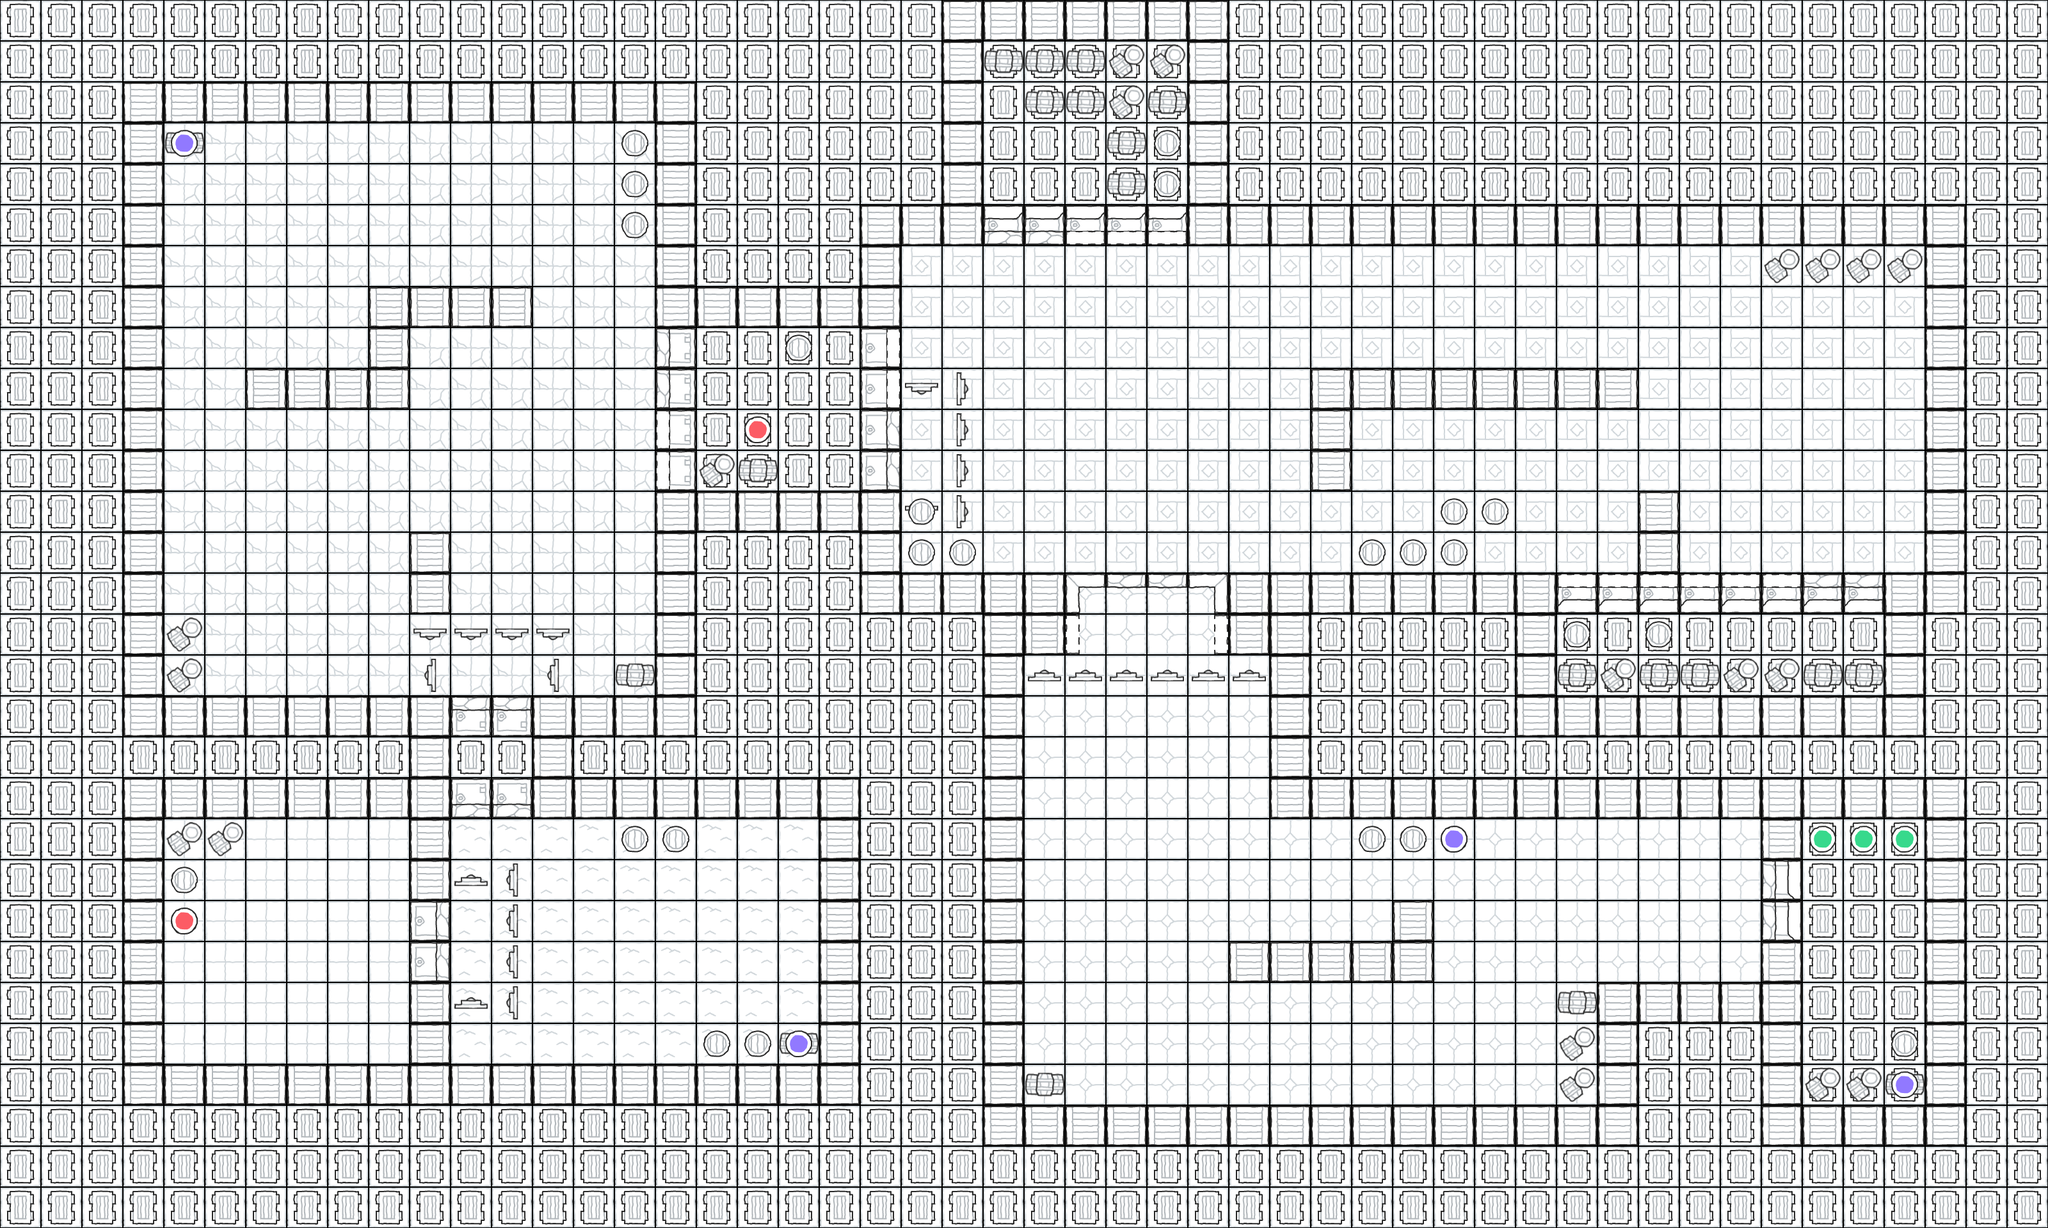

This is a level from a 2D game, rendered from its Tiled map with the project's own tilesets. A one-line summary and the map file follow, with tile-layer data summarised:
An orthogonal 50x30 tile map with 64x64 px tiles, 30 tile layers (floor_tex, grass_tex, all_tex, corridor, ...).

<map version="1.10" tiledversion="1.11.2" orientation="orthogonal" renderorder="right-down" width="50" height="30" tilewidth="64" tileheight="64" infinite="0" nextlayerid="39" nextobjectid="1">
 <tileset firstgid="1" source="texture_arc.tsx" />
 <layer id="1" name="floor_tex" width="50" height="30">
  <data>[1500 cells, 1500 non-empty, 2 distinct tile ids]</data>
 </layer>
 <layer id="3" name="grass_tex" width="50" height="30">
  <data>[1500 cells, 147 non-empty, 4 distinct tile ids]</data>
 </layer>
 <layer id="9" name="all_tex" width="50" height="30">
  <data>[1500 cells, 16 non-empty, 4 distinct tile ids]</data>
 </layer>
 <layer id="21" name="corridor" width="50" height="30">
  <data>[1500 cells, 34 non-empty, 1 distinct tile ids]</data>
 </layer>
 <layer id="32" name="limitations for enemies" width="50" height="30">
  <data>[1500 cells, 218 non-empty, 1 distinct tile ids]</data>
 </layer>
 <layer id="19" name="finish" width="50" height="30">
  <data>[1500 cells, 21 non-empty, 1 distinct tile ids]</data>
 </layer>
 <layer id="2" name="wall_tex" width="50" height="30">
  <data>[1500 cells, 308 non-empty, 4 distinct tile ids]</data>
 </layer>
 <layer id="14" name="protection_from_enemies" width="50" height="30">
  <data>[1500 cells, 855 non-empty, 4 distinct tile ids]</data>
 </layer>
 <layer id="20" name="start" width="50" height="30">
  <data>[1500 cells, 36 non-empty, 1 distinct tile ids]</data>
 </layer>
 <layer id="18" name="level_four" width="50" height="30">
  <data>[1500 cells, 146 non-empty, 1 distinct tile ids]</data>
 </layer>
 <layer id="17" name="level_tree" width="50" height="30">
  <data>[1500 cells, 200 non-empty, 1 distinct tile ids]</data>
 </layer>
 <layer id="16" name="level_two" width="50" height="30">
  <data>[1500 cells, 168 non-empty, 1 distinct tile ids]</data>
 </layer>
 <layer id="10" name="wall_coll" width="50" height="30">
  <data>[1500 cells, 308 non-empty, 3 distinct tile ids]</data>
 </layer>
 <layer id="38" name="stop_game_win" width="50" height="30">
  <data>[1500 cells, 3 non-empty, 1 distinct tile ids]</data>
 </layer>
 <layer id="15" name="level_one" width="50" height="30">
  <data>[1500 cells, 54 non-empty, 1 distinct tile ids]</data>
 </layer>
 <layer id="22" name="level_one_close" width="50" height="30">
  <data>[1500 cells, 4 non-empty, 1 distinct tile ids]</data>
 </layer>
 <layer id="23" name="level_two_close" width="50" height="30">
  <data>[1500 cells, 4 non-empty, 1 distinct tile ids]</data>
 </layer>
 <layer id="24" name="level_tree_close" width="50" height="30">
  <data>[1500 cells, 4 non-empty, 1 distinct tile ids]</data>
 </layer>
 <layer id="25" name="level_four_close" width="50" height="30">
  <data>[1500 cells, 4 non-empty, 1 distinct tile ids]</data>
 </layer>
 <layer id="27" name="level_start_one" width="50" height="30">
  <data>[1500 cells, 6 non-empty, 1 distinct tile ids]</data>
 </layer>
 <layer id="28" name="level_start_two" width="50" height="30">
  <data>[1500 cells, 6 non-empty, 1 distinct tile ids]</data>
 </layer>
 <layer id="29" name="level_start_tree" width="50" height="30">
  <data>[1500 cells, 6 non-empty, 1 distinct tile ids]</data>
 </layer>
 <layer id="30" name="level_start_four" width="50" height="30">
  <data>[1500 cells, 6 non-empty, 1 distinct tile ids]</data>
 </layer>
 <layer id="5" name="chest_tree_tex" width="50" height="30">
  <data>[1500 cells, 20 non-empty, 1 distinct tile ids]</data>
 </layer>
 <layer id="6" name="chest_two_tex" width="50" height="30">
  <data>[1500 cells, 19 non-empty, 1 distinct tile ids]</data>
 </layer>
 <layer id="7" name="chest_one_tex" width="50" height="30">
  <data>[1500 cells, 27 non-empty, 1 distinct tile ids]</data>
 </layer>
 <layer id="34" name="purple door" width="50" height="30">
  <data>[1500 cells, 2 non-empty, 1 distinct tile ids]</data>
 </layer>
 <layer id="35" name="red_door" width="50" height="30">
  <data>[1500 cells, 2 non-empty, 1 distinct tile ids]</data>
 </layer>
 <layer id="36" name="purple_key" width="50" height="30">
  <data>[1500 cells, 4 non-empty, 1 distinct tile ids]</data>
 </layer>
 <layer id="37" name="red_key" width="50" height="30">
  <data>[1500 cells, 2 non-empty, 1 distinct tile ids]</data>
 </layer>
</map>
